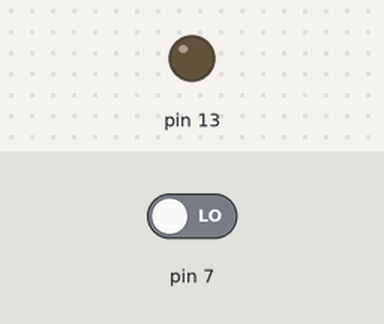
The sketch below on a simulated Arduino Uno, built with avr-gcc and run on an emulated ATmega328P. On the bench: output pins drawn as LEDs (lit = HIGH). Inputs (shaded band) come from the test bench; at power-on: pin 7 LOW.

Above: at 1.2 s.
1.3 s: pin 7 driven HIGH
At 2.3 s:
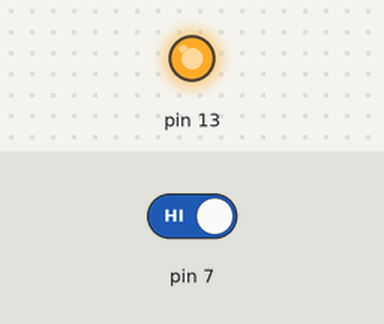
2.8 s: pin 7 driven LOW
At 3.5 s:
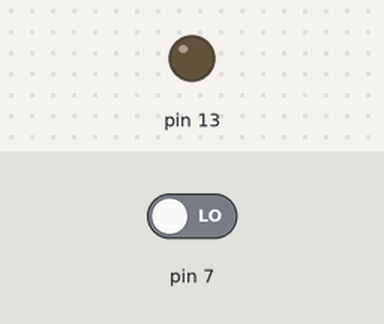
Timing chart, 0 to 5.8 s (numbered marks = the images above; inputs shaded):
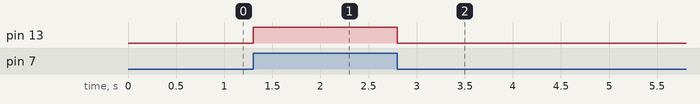

Measured:
- after the input at 1.3 s, pin 13: LOW → HIGH at once
- after the input at 2.8 s, pin 13: HIGH → LOW at once

The sketch:

sketch_feb08a.ino
```cpp
int val ;
void setup()
{
   pinMode(13,OUTPUT);
   pinMode(7,INPUT);
}
void loop()
{
   val=digitalRead(7);
   digitalWrite(13,val);
}
```
